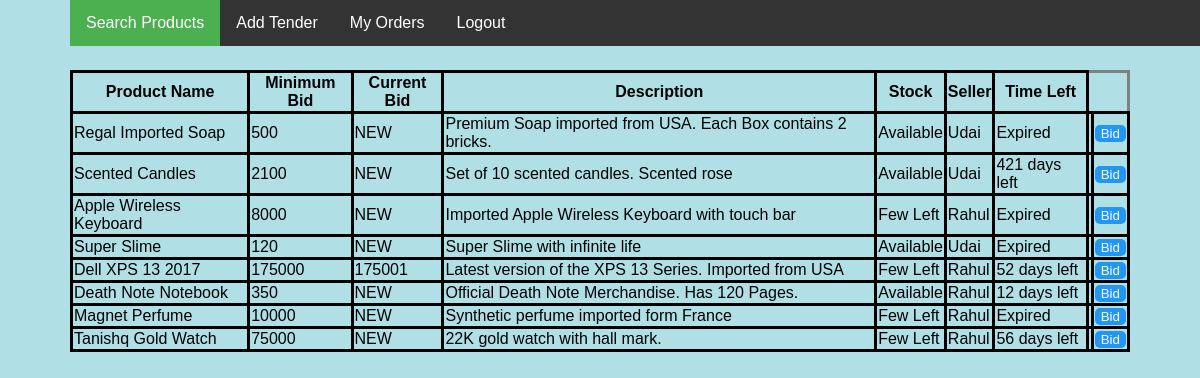
Screenshot of /Listings.php (signed in) with the database file from the repository.
### tables this page shows
CREATE TABLE `product` (
  `productId` int(11) NOT NULL,
  `productName` varchar(30) NOT NULL,
  `maxbid` float NOT NULL,
  `minbid` float NOT NULL,
  `quantity` int(11) NOT NULL,
  `sellerUsr` varchar(30) NOT NULL,
  `descp` varchar(150) NOT NULL,
  `currBid` float NOT NULL,
  `expiry` date DEFAULT NULL
);

### Listings.php (the view, shortened to what this page needs)
<?php
	$db=mysqli_connect('localhost','root','','auction') or die("connection failed");
?>
<html>
  <head>
  </head>
  <body>
  	 	<ul>
  			<li><a class="active" href="Listings.php">Search Products</a></li>
  			<li><a href="addTender.php">Add Tender</a></li>
  			<li><a href="userOrders.php">My Orders</a></li>
        <li><a href="index.php">Logout</a><li>
		</ul>
  	<form method="POST" action="newOrder.php">
      <table>
        <tr>
          <th>Product Name</th>
          <th>Minimum Bid</th>
          <th>Current Bid</th>
          <th>Description</th>
          <th>Stock</th>
          <th>Seller</th>
          <th>Time Left</th>
        </tr>
        <?php
        $query="SELECT * FROM product;";
        mysqli_query($db,$query);
        $result=mysqli_query($db,$query);
        while($row=mysqli_fetch_array($result)){
          echo '<tr>';
          echo '<td>'.$row['productName'].'</td>';
          echo '<td>'.$row['minbid'].'</td>';
          if($row['currBid']==0)
          	echo '<td>NEW</td>';
          else
          	echo '<td>'.$row['currBid'].'</td>';
          echo '<td>'.$row['descp'].'</td>';
          if($row['quantity']>5)
          	echo '<td>Available</td>';
          else if($row['quantity']>0)
          	echo '<td>Few Left</td>';
          else
          	echo '<td>Out of Stock</td>';
          echo '<td>'.$row['sellerUsr'].'</td>';
          $d1=date_create($row['expiry']);
          $d2=date_create(date('d-m-Y'));
          $diff=date_diff($d2,$d1);
		  if($diff->format("%R%a")<0){
          	echo '<td>Expired<td>';
          	$row['productId']=-1;
          }
          else if($diff->format("%R%a")==0)
          	echo '<td>Last Day<td>';
          else
          	echo '<td>'.$diff->format("%a").' days left<td>';
          echo "<td> <button type='submit' name='NewBid' value=".$row['productId'].">Bid</button></td>";
          echo '</tr>';
        }
        echo '</table>';
        ?>
      </form>
 </body>
</html>

### Listings.php (style rules this page uses)
body { margin:70px; font-family:sans-serif; background-color: powderblue; }
table { border-collapse: collapse; }
tr,td,th { border-style:solid; }
input, button { background: #2196F3; border: none; left: 0; color: #fff; bottom: 0; border: 0px solid rgba(0, 0, 0, 0.1); border-radius:5px; transform: rotateZ(0deg); transition: all 0.1s ease-out; }
ul { list-style-type: none; margin: 0; padding: 0; overflow: hidden; background-color: #333; position: fixed; top: 0; width: 100%; }
li { float: left; }
li a { display: block; color: white; text-align: center; padding: 14px 16px; text-decoration: none; }
.active { background-color: #4CAF50; }

### rows the page displays
product: productName "Regal Imported Soap", minbid "500", currBid "NEW", descp "Premium Soap imported from USA. Each Box contains 2 bricks.", quantity "Available", sellerUsr "Udai", expiry "Expired", $row['productId'] -1 (drawn)
product: productName "Scented Candles", minbid "2100", currBid "NEW", descp "Set of 10 scented candles. Scented rose", quantity "Available", sellerUsr "Udai", expiry "421", $row['productId'] 3 (drawn)
product: productName "Apple Wireless Keyboard", minbid "8000", currBid "NEW", descp "Imported Apple Wireless Keyboard with touch bar", quantity "Few Left", sellerUsr "Rahul", expiry "Expired", $row['productId'] -1 (drawn)
product: productName "Super Slime", minbid "120", currBid "NEW", descp "Super Slime with infinite life", quantity "Available", sellerUsr "Udai", expiry "Expired", $row['productId'] -1 (drawn)
product: productName "Dell XPS 13 2017", minbid "175000", currBid "175001", descp "Latest version of the XPS 13 Series. Imported from USA", quantity "Few Left", sellerUsr "Rahul", expiry "52", $row['productId'] 7 (drawn)
product: productName "Death Note Notebook", minbid "350", currBid "NEW", descp "Official Death Note Merchandise. Has 120 Pages.", quantity "Available", sellerUsr "Rahul", expiry "12", $row['productId'] 8 (drawn)
product: productName "Magnet Perfume", minbid "10000", currBid "NEW", descp "Synthetic perfume imported form France", quantity "Few Left", sellerUsr "Rahul", expiry "Expired", $row['productId'] -1 (drawn)
product: productName "Tanishq Gold Watch", minbid "75000", currBid "NEW", descp "22K gold watch with hall mark.", quantity "Few Left", sellerUsr "Rahul", expiry "56", $row['productId'] 10 (drawn)
